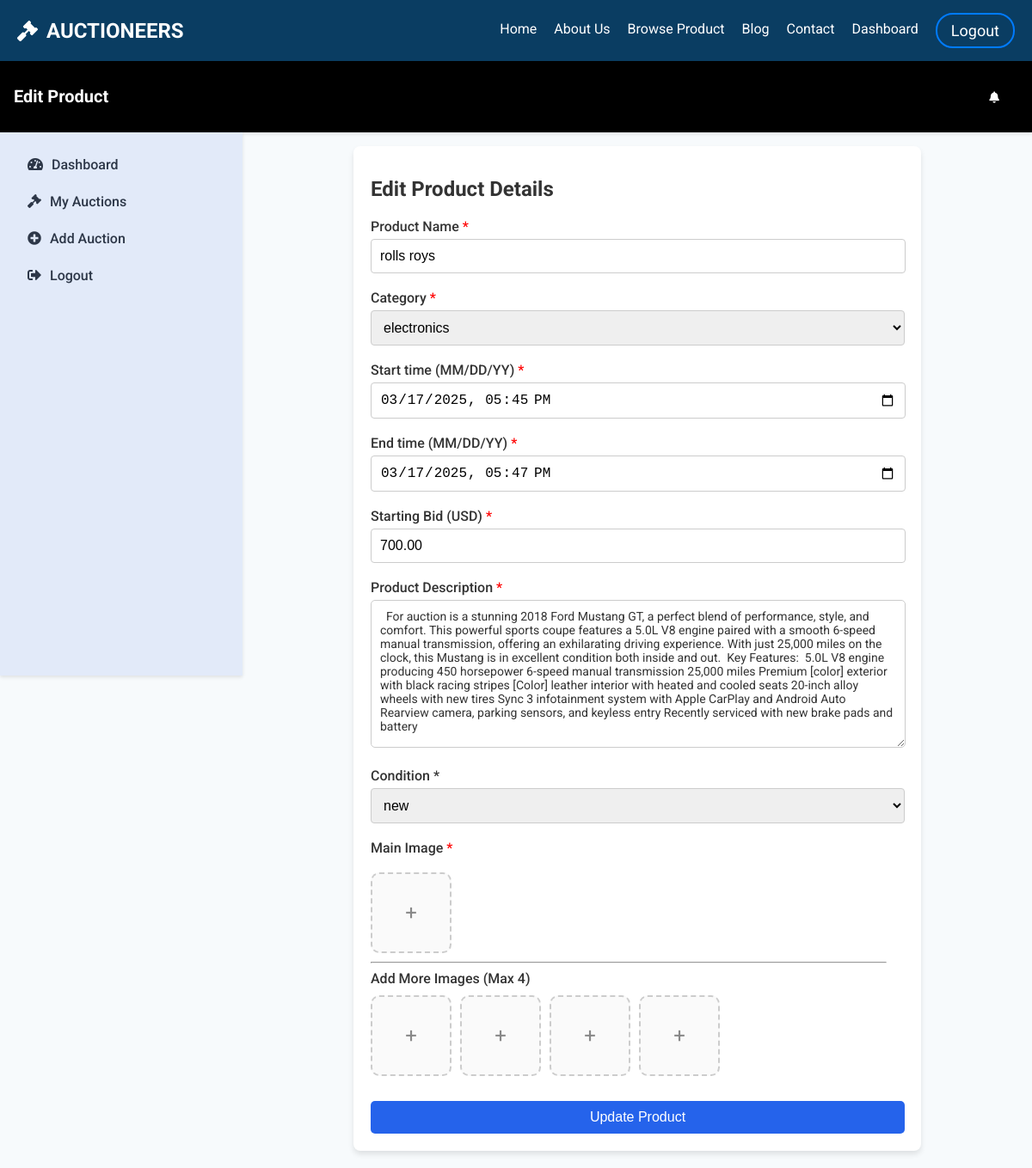
The page /edit_product.php?id=64 (signed in) on the database its author committed.
### tables this page shows
CREATE TABLE `products` (
  `id` int(11) NOT NULL,
  `product_name` varchar(255) NOT NULL,
  `category` varchar(255) NOT NULL,
  `start_time` datetime NOT NULL,
  `end_time` datetime NOT NULL,
  `starting_bid` decimal(10,2) NOT NULL,
  `description` longtext NOT NULL,
  `product_condition` enum('new','used','refurbished') NOT NULL,
  `seller_id` int(11) NOT NULL
);

CREATE TABLE `product_images` (
  `id` int(11) NOT NULL,
  `product_id` int(11) DEFAULT NULL,
  `image_url` varchar(255) DEFAULT NULL
);

### edit_product.php (the view, shortened to what this page needs)
<?php
require_once 'connect.php';
include_once 'header.php';
$product_id = $_GET['id'];
$sql = "SELECT * FROM products WHERE id='$product_id'";
$result = $conn->query($sql);
$product = $result->fetch_assoc();
?>
<!DOCTYPE html>
<html lang="en">
<head>
    <link href="https://cdnjs.cloudflare.com/ajax/libs/font-awesome/5.15.3/css/all.min.css" rel="stylesheet" />
    <link rel="stylesheet" href="css/addproductstyle.css">
</head>
<body>
    <div class="seller-container">
        <header class="seller-header">
            <h1>Edit Product</h1>
            <div class="header-right">
                <button class="notification-button"><i class="fas fa-bell"></i></button>
            </div>
        </header>
        <div class="main-content">
            <?php include_once 'sidebar.php'; ?>
            <main class="dashboard-content">
                <div class="form-container">
                    <h1>Edit Product Details</h1>
                    <form method="POST" enctype="multipart/form-data">
                        <div>
                            <label for="productName" class="label">Product Name <span
                                    style="color: red;">*</span></label>
                            <input type="text" id="productName" name="productName" class="input"
                                value="<?php echo htmlspecialchars($product['product_name']); ?>" required>
                        </div><br>
                        <div>
                            <label for="category" class="label">Category <span style="color: red;">*</span></label>
                            <select id="category" name="category" class="select" required>
                                <option value="<?php echo htmlspecialchars($product['category']); ?>" selected>
                                    <?php echo htmlspecialchars($product['category']); ?></option>
                            </select>
                        </div><br>
                        <div>
                            <label for="startTime" class="label">Start time (MM/DD/YY) <span
                                    style="color: red;">*</span></label>
                            <input type="datetime-local" id="startTime" name="startTime" class="input"
                                value="<?php echo date('Y-m-d\TH:i', strtotime($product['start_time'])); ?>" required>
                        </div><br>
                        <div>
                            <label for="endTime" class="label">End time (MM/DD/YY) <span
                                    style="color: red;">*</span></label>
                            <input type="datetime-local" id="endTime" name="endTime" class="input"
                                value="<?php echo date('Y-m-d\TH:i', strtotime($product['end_time'])); ?>" required>
                        </div><br>
                        <div>
                            <label for="startingBid" class="label">Starting Bid (USD) <span
                                    style="color: red;">*</span></label>
                            <input type="text" id="startingBid" name="startingBid" class="input"
                                value="<?php echo htmlspecialchars($product['starting_bid']); ?>" required>
                        </div><br>
                        <div>
                            <label for="productDescription" class="label">Product Description <span
                                    style="color: red;">*</span></label>
                            <textarea id="productDescription" name="productDescription" class="product-description"
                                required><?php echo htmlspecialchars($product['description']); ?></textarea>
                        </div><br>
                        <label class="label">Condition *</label>
                        <select name="productCondition" class="select" required>
                            <option value="<?php echo htmlspecialchars($product['product_condition']); ?>" selected>
                                <?php echo htmlspecialchars($product['product_condition']); ?></option>
                        </select><br><br>
                        <div>
                            <label for="coverImageMain" class="label">Main Image <span
                                    style="color: red;">*</span></label><br><br>
                            <div class="upload-area" id=" uploadAreaMain"
                                onclick="document.getElementById('coverImageMain').click()">
                                <span class="upload-icon" id="iconMain">+</span>
                            </div>
                        </div>
                        <hr>
                        <label class="label">Add More Images (Max 4)</label><br>
                        <div class="upload-container">
                            <?php
                            $sqlImages = "SELECT * FROM product_images WHERE product_id='$product_id'";
                            $resultImages = $conn->query($sqlImages);
                            $imageCount = 0;
                            while ($imageRow = $resultImages->fetch_assoc() && $imageCount < 4) {
                                echo '<div>
                                        <div class="upload-area" onclick="document.getElementById(\'coverImage' . $imageCount . '\').click()">
                                            <span class="upload-icon" id="icon' . $imageCount . '">+</span>
                                            <input type="file" id="coverImage' . $imageCount . '" name="coverImage[]" accept="image/*" class="hidden" onchange="updateIcon(\'icon' . $imageCount . '\')">
                                        </div>
                                      </div><br>';
                                $imageCount++;
                            }
                            ?>
                        </div><br>
                        <div>
                            <button type="submit" class="button">Update Product</button>
                        </div>
                    </form>
                </div>
            </main>
        </div>
    </div>
</body>
</html>

### css/style.css (style rules this page uses)
body { margin: 0; font-family: 'Roboto', sans-serif; background-color: #FFFFFF; color: #333; }
.button { padding: 10px 20px; font-size: 1rem; border: 2px solid black; border-radius: 25px; cursor: pointer; text-decoration: none; color: white; }

### css/addproductstyle.css (style rules this page uses)
html, body { width: 100%; overflow-y: hidden; }
body { font-family: 'Roboto', sans-serif; margin: 0; background-color: #f7fafc; }
.seller-container, .main-content { width: 100%; }
.seller-header { background-color: rgb(0, 0, 0); box-shadow: 0 2px 4px rgba(0, 0, 0, 0.1); padding: 16px; display: flex; justify-content: space-between; align-items: center; }
.seller-header h1 { font-size: 20px; color: rgb(255, 255, 255); }
.notification-button { background: none; border: none; cursor: pointer; color: rgb(255, 255, 255); margin-right: 16px; }
.main-content { display: flex; flex: 1; flex-wrap: wrap; overflow: hidden; }
.dashboard-content { flex: 1; padding: 16px; overflow-y: auto; max-height: calc(100vh - 190px); }
.form-container { background-color: #ffffff; padding: 20px; padding-right: 40px; border-radius: 8px; box-shadow: 0 4px 6px rgba(0, 0, 0, 0.1); width: 100%; max-width: 600px; margin: 0 auto; }
.form-container h1 { font-size: 1.5rem; font-weight: bold; margin-bottom: 20px; }
.label { font-size: 1rem; font-weight: 500; margin-bottom: 10px; }
.input { width: 600px; padding: 10px; margin-top: 5px; border: 1px solid #ccc; border-radius: 4px; font-size: 1rem; }
.select { width: 621px; padding: 10px; margin-top: 5px; border: 1px solid #ccc; border-radius: 4px; font-size: 1rem; }
.button { width: 621px; background-color: #2563eb; color: white; padding: 12px; border-radius: 6px; border: none; font-size: 1rem; cursor: pointer; }
.upload-area { width: 50px; height: 50px; border: 2px dashed #ccc; display: flex; align-items: center; justify-content: center; cursor: pointer; position: relative; border-radius: 10px; background-color: rgba(249, 249, 249, 0.8); margin-right: 10px; }
.upload-icon { font-size: 40px; color: #888; position: absolute; }
.upload-container { display: flex; margin-top: 10px; }
.upload-area { border: 2px dashed #ccc; padding: 20px; text-align: center; cursor: pointer; margin-bottom: 10px; }
.upload-icon { font-size: 24px; color: #888; }

### edit_product.php (style rules this page uses)
.button { background-color: #2563eb; color: white; padding: 10px 20px; border: none; border-radius: 5px; cursor: pointer; font-size: 16px; transition: background-color 0.3s; }
.product-description { width: 600px; height: 150px; padding: 10px; border: 1px solid #ccc; border-radius: 5px; font-family: 'Roboto', sans-serif; font-size: 14px; color: #333; resize: vertical; margin-top: 5px; }

### rows shown on the page
products: productName "rolls roys", category "electronics", startTime "03/17/2025 17:45", endTime "03/17/2025 17:47", startingBid "700.00", productDescription "For auction is a stunning 2018 Ford Mustang GT, a perfect blend of performance, style, and comfort. This powerful sports coupe features a 5.0L V8 engine paired with a smooth 6-speed manual transmission, offering an exhilarating driving experience. With just 25,000 miles on the clock, this Mustang is in excellent condition both inside and out. Key Features: 5.0L V8 engine producing 450 horsepower 6-speed manual transmission 25,000 miles Premium [color] exterior with black racing stripes [Color] leather interior with heated and cooled seats 20-inch alloy wheels with new tires Sync 3 infotainment system with Apple CarPlay and Android Auto Rearview camera, parking sensors, and keyless entry…", productCondition "new"
